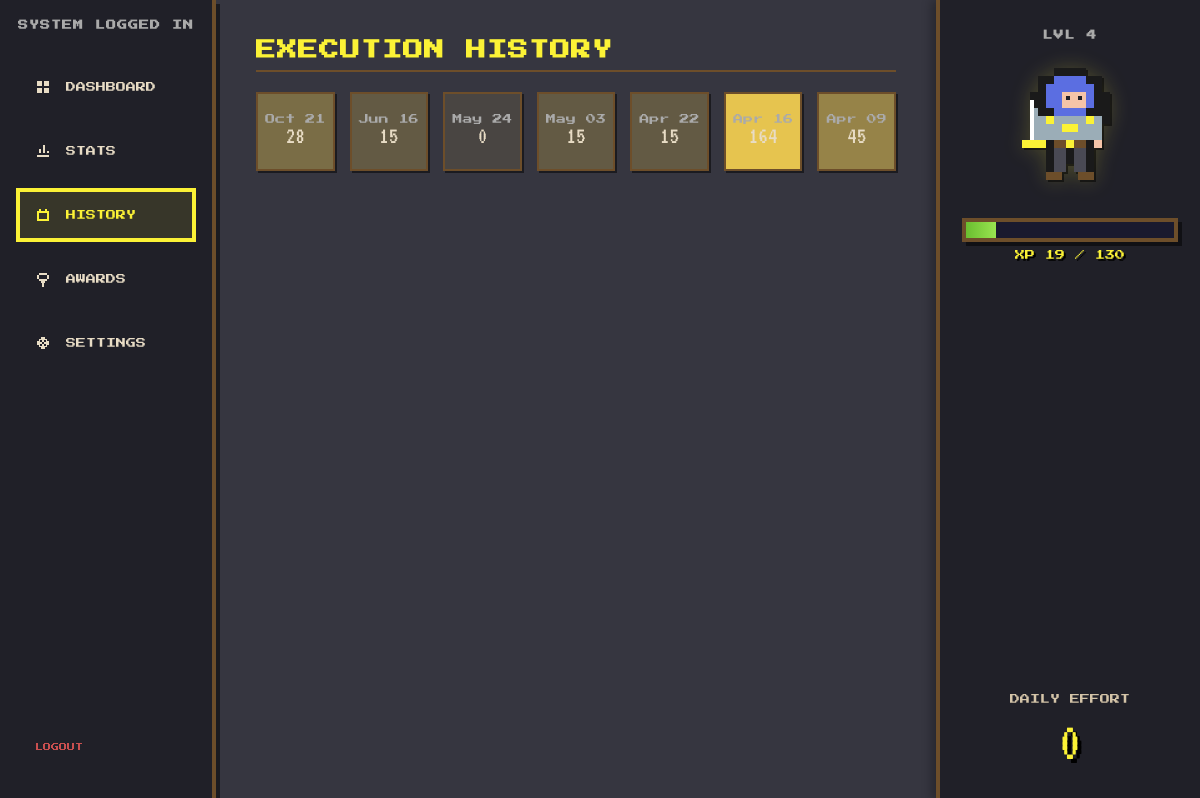
Page /history/ (signed in) on the committed database.
### tracker/models.py (models this page shows, shortened)
class DailyLog(models.Model):
    user = models.ForeignKey(User, on_delete=models.CASCADE, related_name="daily_logs")
    date = models.DateField(auto_now_add=True)
    total_points = models.FloatField(default=0.0)
    class Meta:
        unique_together = ('user', 'date')

class Character(models.Model):
    user = models.OneToOneField(User, on_delete=models.CASCADE, related_name="character")
    level = models.IntegerField(default=1)
    total_xp = models.IntegerField(default=0)
    hair_style = models.CharField(max_length=50, default="default")
    clothing_color = models.CharField(max_length=50, default="neutral")
    skin_tone = models.CharField(max_length=50, default="neutral")
    @property
    def xp_percentage(self):
        return (self.total_xp % 130) / 1.30  # Same as (val / 130) * 100
    @property
    def xp_within_level(self):
        return self.total_xp % 130

### tracker/views.py (the view)
# urls.py: path('history/', views.history_view, name='history'),
@login_required
def history_view(request):
    logs = DailyLog.objects.filter(user=request.user).order_by('-date')
    for log in logs:
        log.intensity = min(0.1 + (log.total_points / 100), 1.0)
    return render(request, 'tracker/history.html', {'logs': logs})

### templates/tracker/history.html (shortened to what this page needs)
{% extends 'base.html' %}
{% block content %}
<h1 style="color: var(--xp-gold); font-size: 20px; border-bottom: 2px solid var(--border-pixel); padding-bottom: 10px; margin-bottom: 20px;">
    EXECUTION HISTORY
</h1>
<div class="history-grid">
    {% for log in logs %}
    <div class="history-tile" onclick="showDayDetail({{ log.id }})" style="background-color: rgba(230, 196, 79, {{ log.intensity }});">
        <span class="tile-date">{{ log.date|date:"M d" }}</span>
        <span class="tile-points">{{ log.total_points|floatformat:0 }}</span>
    </div>
    {% empty %}
    <div style="grid-column: 1 / -1; text-align: center; color: #aaa; margin-top: 50px;">
        NO DATA LOGGED IN THE SYSTEM YET.
    </div>
    {% endfor %}
</div>
{% endblock %}

### templates/base.html (shortened to what this page needs)
<!DOCTYPE html>
<html lang="en">
<head>
    {% load static %}
    <link rel="stylesheet" href="{% static 'css/style.css' %}">
</head>
<body>
    {% if request.user.is_authenticated %}
    <div class="layout-container">
        <nav class="left-nav">
            <h2 style="font-size: 10px; margin-bottom: 30px; text-align:center; padding: 0 10px; color: #aaa;">SYSTEM LOGGED IN</h2>
            <a href="{% url 'dashboard' %}" class="nav-item {% if request.resolver_match.url_name == 'dashboard' %}active{% endif %}">
                <svg class="nav-icon" viewBox="0 0 16 16"><rect x="2" y="2" width="5" height="5"/><rect x="9" y="2" width="5" height="5"/><rect x="2" y="9" width="5" height="5"/><rect x="9" y="9" width="5" height="5"/></svg>
                DASHBOARD
            </a>
            <a href="{% url 'stats' %}" class="nav-item {% if request.resolver_match.url_name == 'stats' %}active{% endif %}">
                <svg class="nav-icon" viewBox="0 0 16 16"><path d="M2 14h12v-2H2v2zm2-4h2V6H4v4zm4 0h2V2H8v8zm4 0h2v-2h-2v2z"/></svg>
                STATS
            </a>
            <a href="{% url 'history' %}" class="nav-item {% if request.resolver_match.url_name == 'history' %}active{% endif %}">
                <svg class="nav-icon" viewBox="0 0 16 16"><path d="M4 2v2H2v10h12V4h-2V2h-2v2H6V2H4zm8 4v6H4V6h8z"/></svg>
                HISTORY
            </a>
            <a href="{% url 'achievements' %}" class="nav-item {% if request.resolver_match.url_name == 'achievements' %}active{% endif %}">
                <svg class="nav-icon" viewBox="0 0 16 16"><path d="M4 2h8v2H4V2zm-2 2h2v4H2V4zm10 0h2v4h-2V4zm-8 4h8v2H4V8zm2 2h4v2H6v-2zm1 2h2v4H7v-4zm-2 4h6v2H5v-2z"/></svg>
                AWARDS
            </a>
            <a href="{% url 'settings' %}" class="nav-item {% if request.resolver_match.url_name == 'settings' %}active{% endif %}">
                <svg class="nav-icon" viewBox="0 0 16 16"><path d="M6 2h4v2h2v2h2v4h-2v2h-2v2H6v-2H4v-2H2V6h2V4h2V2zm1 3H5v2h2V5zm4 0H9v2h2V5zm0 4H9v2h2V9zM7 9H5v2h2V9zm2-2H7v2h2V7z"/></svg>
                SETTINGS
            </a>
            <a href="{% url 'logout' %}" class="nav-item" style="color:#C94F4F; font-size: 8px;">LOGOUT</a>
        </nav>
        <main class="center-content">
            {% block content %}
            {% endblock %}
        </main>
        <aside class="right-panel">
            <h2 id="global-level" style="font-size: 10px; margin-bottom: 20px; color: #aaa;">LVL {{ request.user.character.level|default:1 }}</h2>
            <div class="character-sprite-container">
            </div>
            <div class="xp-bar-container">
                <div class="xp-bar-fill" id="global-xp-bar" style="width: {{ request.user.character.xp_percentage|default:0 }}%;"></div>
            </div>
            <div class="xp-text">XP <span id="global-xp-val">{{ request.user.character.xp_within_level|default:0 }}</span> / 130</div>
            <div class="daily-points-label">DAILY EFFORT</div>
            <div class="daily-points" id="global-daily-points">0</div>
        </aside>
    </div>
    {% else %}
        {% block auth_content %}
        {% endblock %}
    {% endif %}
</body>
</html>

### static/css/style.css (style rules this page uses)
:root { --bg-page: #1a1a2e; --bg-secondary: #202028; --bg-panel: #363640; --border-pixel: #6d4e2a; --border-highlight: #fbf236; --color-parchment: #e8dcc5; --color-parchment-dark: #d4c4a8; --stat-strength: #ac3232; --stat-focus: #5b6ee1; --stat-knowledge: #9b59b6; --stat-wisdom: #6abe30; --stat-confidence: #fbf236; --stat-creativity: #ff6b35; --xp-gold: #fbf236; --font-heading: 'Press Start 2P', 'Courier New', monospace; --font-body: 'VT323', 'Courier New', monospace; --font-number: 'VT323', 'Courier New', monospace; --shadow-pixel: 4px 4px 0px rgba(0, 0, 0, 0.5); --anim-fast: 0.15s; }
* { box-sizing: border-box; margin: 0; padding: 0; }
body { background-color: var(--bg-page); color: var(--color-parchment); font-family: var(--font-body); font-size: 20px; height: 100vh; overflow: hidden; display: flex; -webkit-font-smoothing: antialiased; }
h1, h2, h3, h4, h5, h6 { font-family: var(--font-heading); text-transform: uppercase; font-weight: bold; margin-bottom: 15px; letter-spacing: 1px; }
.layout-container { display: flex; width: 100vw; height: 100vh; }
.left-nav { width: 18%; background-color: var(--bg-secondary); border-right: 4px solid var(--border-pixel); display: flex; flex-direction: column; padding: 20px 0; align-items: center; box-shadow: var(--shadow-pixel); z-index: 10; }
.nav-item { width: 85%; padding: 15px; margin-bottom: 10px; display: flex; align-items: center; color: var(--color-parchment); text-decoration: none; font-family: var(--font-heading); font-size: 10px; border: 4px solid transparent; transition: transform var(--anim-fast); }
.nav-item.active { border-color: var(--border-highlight); background-color: rgba(251, 242, 54, 0.1); color: var(--border-highlight); }
.nav-icon { width: 16px; height: 16px; margin-right: 15px; fill: currentColor; }
.center-content { flex: 1; background-color: var(--bg-panel); padding: 40px; overflow-y: auto; position: relative; }
.right-panel { width: 22%; background-color: var(--bg-secondary); border-left: 4px solid var(--border-pixel); display: flex; flex-direction: column; align-items: center; padding: 30px 10px; box-shadow: -4px 0px 10px rgba(0,0,0,0.3); z-index: 10; }
.character-sprite-container { width: 128px; height: 128px; margin-bottom: 30px; display: flex; justify-content: center; align-items: center; filter: drop-shadow(0 0 10px rgba(251, 242, 54, 0.2)); }
.xp-bar-container { width: 90%; height: 24px; background-color: #1a1a2e; border: 4px solid var(--border-pixel); margin-bottom: 8px; position: relative; box-shadow: var(--shadow-pixel); }
.xp-bar-fill { height: 100%; background: linear-gradient(to right, #6abe30, #99e550); width: 0%; transition: width 0.3s ease-out; }
.xp-text { font-family: var(--font-heading); color: var(--xp-gold); font-size: 10px; text-align: center; width: 100%; margin-bottom: 30px; text-shadow: 2px 2px 0px #000; }
.daily-points { font-family: var(--font-number); font-size: 56px; color: var(--xp-gold); text-align: center; text-shadow: 4px 4px 0px #000; }
.daily-points-label { font-family: var(--font-heading); font-size: 10px; color: var(--color-parchment-dark); margin-bottom: 10px; margin-top: auto; }

### templates/tracker/history.html (style rules this page uses)
.history-grid { display: grid; grid-template-columns: repeat(7, 1fr); gap: 15px; margin-top: 20px; }
.history-tile { aspect-ratio: 1 / 1; background-color: var(--bg-secondary); border: 2px solid var(--border-pixel); display: flex; flex-direction: column; justify-content: center; align-items: center; cursor: pointer; transition: transform 0.1s, border-color 0.1s; box-shadow: 2px 2px 0px rgba(0,0,0,0.5); }
.tile-date { font-size: 10px; color: #aaa; font-family: var(--font-heading); }
.tile-points { font-family: var(--font-number); font-size: 24px; color: var(--color-parchment); }

### rows in the picture
DailyLog: date "Oct 21", total_points "28"
DailyLog: date "Jun 16", total_points "15"
DailyLog: date "May 24", total_points "0"
DailyLog: date "May 03", total_points "15"
DailyLog: date "Apr 22", total_points "15"
DailyLog: date "Apr 16", total_points "164"
DailyLog: date "Apr 09", total_points "45"

### other values in the picture
{{ request.user.character.level|default:1 }} "4"
{{ request.user.character.xp_within_level|default:0 }} "19"
